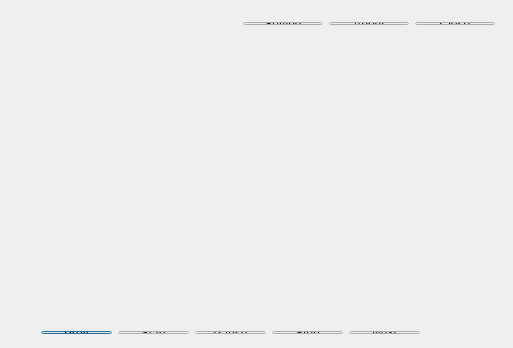
<?xml version="1.0" encoding="UTF-8"?>
<ui version="4.0">
 <class>RPlayer</class>
 <widget class="QDialog" name="RPlayer">
  <property name="geometry">
   <rect>
    <x>0</x>
    <y>0</y>
    <width>513</width>
    <height>348</height>
   </rect>
  </property>
  <property name="windowTitle">
   <string>RPlayer</string>
  </property>
  <widget class="QFrame" name="frame">
   <property name="geometry">
    <rect>
     <x>5</x>
     <y>44</y>
     <width>509</width>
     <height>271</height>
    </rect>
   </property>
   <zorder></zorder>
  </widget>
  <widget class="QWidget" name="">
   <property name="geometry">
    <rect>
     <x>30</x>
     <y>320</y>
     <width>401</width>
     <height>25</height>
    </rect>
   </property>
   <layout class="QHBoxLayout" name="horizontalLayout">
    <item>
     <widget class="QPushButton" name="pushButton_3">
      <property name="text">
       <string>Prev</string>
      </property>
     </widget>
    </item>
    <item>
     <widget class="QPushButton" name="pushButton">
      <property name="text">
       <string>Start</string>
      </property>
     </widget>
    </item>
    <item>
     <widget class="QPushButton" name="pushButton_5">
      <property name="text">
       <string>Paush</string>
      </property>
     </widget>
    </item>
    <item>
     <widget class="QPushButton" name="pushButton_2">
      <property name="text">
       <string>Stop</string>
      </property>
     </widget>
    </item>
    <item>
     <widget class="QPushButton" name="pushButton_4">
      <property name="text">
       <string>Next</string>
      </property>
     </widget>
    </item>
   </layout>
  </widget>
  <widget class="QWidget" name="">
   <property name="geometry">
    <rect>
     <x>5</x>
     <y>11</y>
     <width>501</width>
     <height>25</height>
    </rect>
   </property>
   <layout class="QHBoxLayout" name="horizontalLayout_2">
    <item>
     <spacer name="horizontalSpacer">
      <property name="orientation">
       <enum>Qt::Horizontal</enum>
      </property>
      <property name="sizeHint" stdset="0">
       <size>
        <width>40</width>
        <height>20</height>
       </size>
      </property>
     </spacer>
    </item>
    <item>
     <widget class="QPushButton" name="pushButton_6">
      <property name="text">
       <string>Setting</string>
      </property>
     </widget>
    </item>
    <item>
     <widget class="QPushButton" name="pushButton_8">
      <property name="text">
       <string>About</string>
      </property>
     </widget>
    </item>
    <item>
     <widget class="QPushButton" name="pushButton_7">
      <property name="text">
       <string>Close</string>
      </property>
     </widget>
    </item>
   </layout>
  </widget>
  <zorder>widget</zorder>
  <zorder>pushButton</zorder>
  <zorder>pushButton_2</zorder>
  <zorder>pushButton_3</zorder>
  <zorder>pushButton_4</zorder>
  <zorder>pushButton_5</zorder>
  <zorder>pushButton_6</zorder>
  <zorder>pushButton_7</zorder>
  <zorder>pushButton_8</zorder>
  <zorder>horizontalSpacer</zorder>
  <zorder>pushButton_4</zorder>
 </widget>
 <layoutdefault spacing="6" margin="11"/>
 <resources/>
 <connections/>
</ui>
